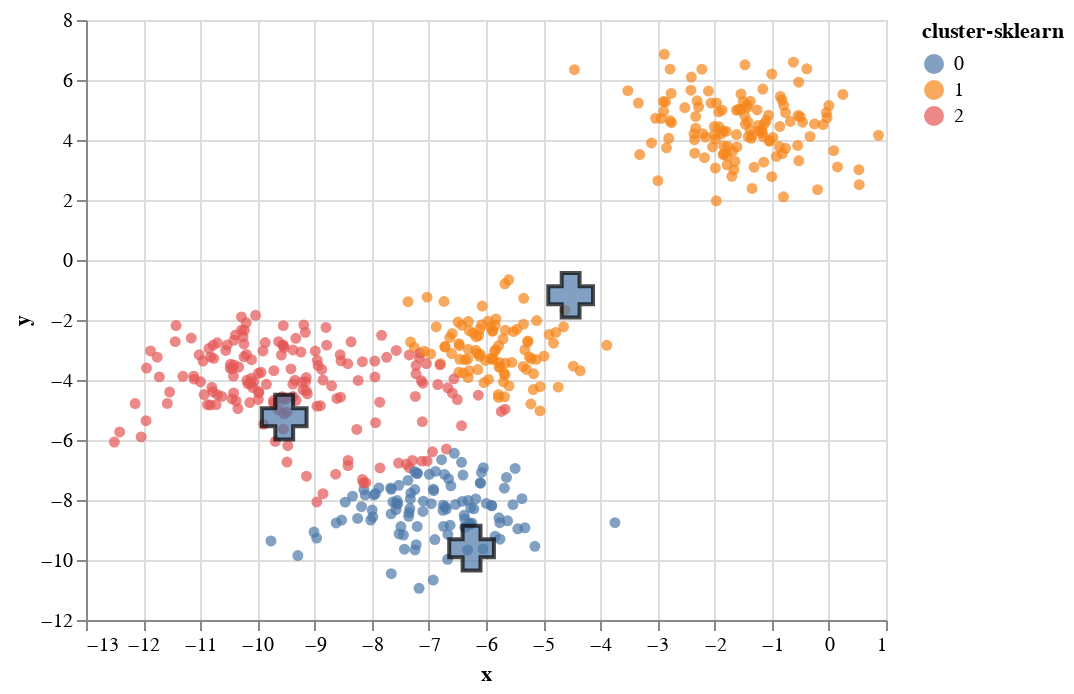

Write notebook code for a chart like this one.
### Markdown cell above
Let's see the new positions of these centroids.  If you scroll up and look at our clusters that we found by hand on Monday, and look at the centers of those clusters, they are exactly the points that are drawn below.

### Code cell
c1 = alt.Chart(df_data).mark_circle().encode(
    x="x",
    y="y",
    color="cluster-sklearn:N"
)

c2 = alt.Chart(df_centroids2).mark_point(
    size=500,
    shape='cross',
    filled=True,
    stroke="black",
).encode(
    x="x",
    y="y",
)

c1+c2

### Figure 1 — Vega-Lite specification as saved in the notebook (floating-point values rounded to 4 significant figures; data arrays with more than 128 entries replaced by an {"elided": "..."} marker saying what was removed)
{"config": {"view": {"continuousWidth": 400, "continuousHeight": 300}}, "layer": [{"data": {"name": "data-12bb0cfa88e3591c947140beaa35a2c9"}, "mark": "circle", "encoding": {"color": {"field": "cluster-sklearn", "type": "nominal"}, "x": {"field": "x", "type": "quantitative"}, "y": {"field": "y", "type": "quantitative"}}}, {"data": {"name": "data-2fced9028f86884751847543225100fe"}, "mark": {"type": "point", "filled": true, "shape": "cross", "size": 500, "stroke": "black"}, "encoding": {"x": {"field": "x", "type": "quantitative"}, "y": {"field": "y", "type": "quantitative"}}}], "$schema": "https://vega.github.io/schema/vega-lite/v4.17.0.json", "datasets": {"data-12bb0cfa88e3591c947140beaa35a2c9": {"elided": "500 records"}, "data-2fced9028f86884751847543225100fe": [{"x": -6.252, "y": -9.607}, {"x": -4.519, "y": -1.175}, {"x": -9.531, "y": -5.241}]}}
